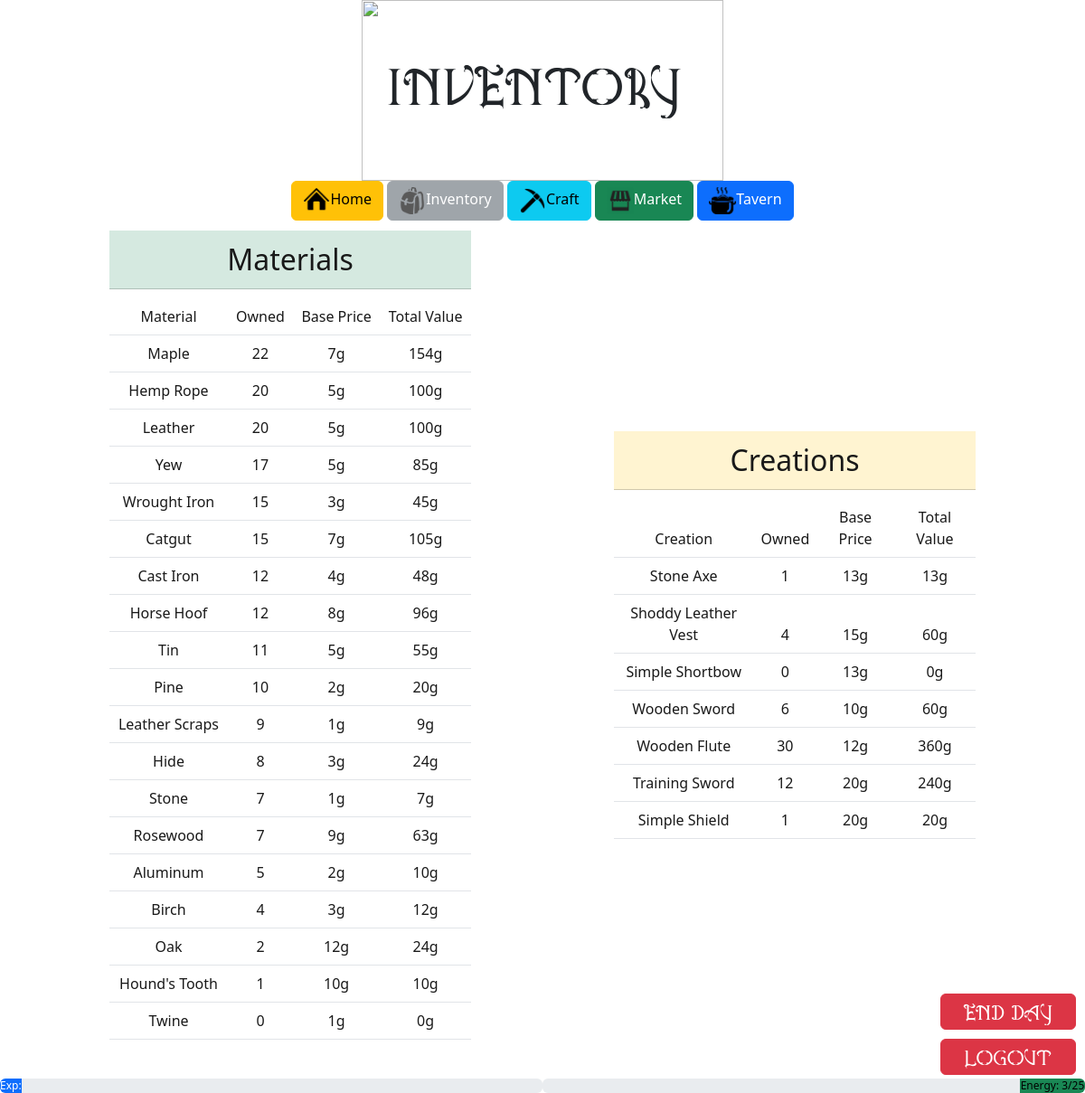
The page /inventory (signed in) on the database its author committed.
### tables this page shows
CREATE TABLE "materials_inventory" (
    mat_id INTEGER NOT NULL, amount INTEGER DEFAULT 0, player_id INTEGER NOT NULL DEFAULT 1,
    FOREIGN KEY(mat_id) REFERENCES materials(id),
    FOREIGN KEY(player_id) REFERENCES stats(player_id)
);

CREATE TABLE materials (
    id INTEGER PRIMARY KEY AUTOINCREMENT NOT NULL,
    name TEXT NOT NULL,
    base_price INTEGER NOT NULL
);

CREATE TABLE "creations_inventory" (
    creation_id INTEGER NOT NULL, 'amount' INTEGER NOT NULL DEFAULT 0,
    player_id INTEGER NOT NULL DEFAULT 1,
    FOREIGN KEY(creation_id) REFERENCES creations(id),
    FOREIGN KEY(player_id) REFERENCES stats(player_id)
);

CREATE TABLE creations (
    id INTEGER PRIMARY KEY AUTOINCREMENT NOT NULL,
    name TEXT NOT NULL,
    base_price INTEGER NOT NULL
);

CREATE TABLE "stats" ('player_id' INTEGER PRIMARY KEY AUTOINCREMENT NOT NULL DEFAULT 1 , 'gold' INTEGER NOT NULL DEFAULT 200 , 'level' INTEGER NOT NULL DEFAULT 1, 'exp' INTEGER NOT NULL DEFAULT 0, 'next_level' INTEGER DEFAULT 100,'energy' INTEGER NOT NULL DEFAULT 10,'max_energy' INTEGER NOT NULL DEFAULT 10, `day` INTEGER NOT NULL DEFAULT 1);

### app.py (the view)
@app.route("/inventory", methods=["GET", "POST"])
def inventory():
    stats = db.execute("SELECT * FROM stats WHERE player_id = ?", session["user_id"])[0]
    inventory = db.execute("""SELECT name, mi.amount, base_price
                           FROM materials m
                           JOIN materials_inventory mi
                           ON m.id = mi.mat_id
                           AND mi.player_id = ? ORDER BY mi.amount DESC""", session["user_id"])
    c_inventory = db.execute("""SELECT name, ci.amount, base_price
                             FROM creations c
                             JOIN creations_inventory ci
                             ON c.id = ci.creation_id
                             AND ci.player_id = ?""", session["user_id"])
    return render_template("inventory.html", inventory=inventory, stats=stats, c_inventory=c_inventory)

### templates/inventory.html (shortened to what this page needs)
{% extends "layout.html" %}
{% block body %}
<body id="village">
    <div class="container">
        <img src="/static/scroll.png" class="overhead">
        <div class="centered">Inventory!</div>
    </div>
    <div class="container" id="navbutton">
        <a href="{{ url_for('stats') }}" class="btn btn-warning">
            <img src="/static/home.png" style="width:30px">Home</a>
        <button class="btn btn-secondary" disabled>
            <img src="/static/inventory.png" style="width:30px">Inventory</button>
        <a href="{{ url_for('craft') }}" class="btn btn-info">
            <img src="/static/Pickaxe.png" style="width:30px">Craft</a>
        <a href="{{ url_for('market') }}" class="btn btn-success">
            <img src="/static/market.png" style="width:30px">Market</a>
        <a href="{{ url_for('tavern') }}" class="btn btn-primary">
            <img src="/static/tavern.png" style="width:30px">Tavern</a>
            <table class="container">
                <tr>
                    <td style="align: left">
                    <table class="table" id="materials" style="width: 400px; opacity: 0.9; margin: 10px auto; font-size: 32px">
                        <thead><tr class="table-success"><td>Materials</td></tr></thead>
                    </table>
                    <table class="table" id="materials" style="width: 400px; opacity: 0.9; margin: 10px auto">
                        <thead>
                            <tr>
                                <td>Material</td>
                                <td>Owned</td>
                                <td>Base Price</td>
                                <td>Total Value</td>
                            </tr>
                            {% for item in inventory %}
                            <tr>
                                <td>{{ item.name }}</td>
                                <td>{{ item.amount }}</td>
                                <td>{{ item.base_price }}g</td>
                                <td>{{ item.base_price * item.amount }}g</td>
                            </tr>
                            {% endfor %}
                        </thead>
                    </table>
                </td>
                <td style="align: right">
                    <table class="table" style="width: 400px; opacity: 0.9; margin: 10px auto; font-size: 32px">
                        <thead><tr class="table-warning"><td>Creations</td></tr></thead>
                        <table class="table" id="materials" style="width: 400px; opacity: 0.9; margin: 10px auto">
                            <thead>
                                <tr>
                                    <td>Creation</td>
                                    <td>Owned</td>
                                    <td>Base Price</td>
                                    <td>Total Value</td>
                                </tr>
                                {% for item in c_inventory %}
                                <tr>
                                    <td>{{ item.name }}</td>
                                    <td>{{ item.amount }}</td>
                                    <td>{{ item.base_price }}g</td>
                                    <td>{{ item.base_price * item.amount }}g</td>
                                </tr>
                                {% endfor %}
                            </thead>
                        </table>
                    </td>
                </tr>
            </table>
    </div>
</body>
{% endblock %}

### templates/layout.html (shortened to what this page needs)
<!DOCTYPE html>
<html lang="en">
    <head>
        <link href="/static/style.css" rel="stylesheet">
        <link href="https://cdn.jsdelivr.net/npm/bootstrap@5.3.3/dist/css/bootstrap.min.css" rel="stylesheet">
    </head>
        {% block body %}{% endblock %}
    <br>
    <a href="{{ url_for('end_day') }}">
        <div style="position: fixed; bottom: 70px; right: 10px; z-index: 1">
            <button class="btn btn-danger" type="submit" id="end_day">End Day</button>
        </div>
    </a>
    <br>
    <a href="{{ url_for('logout') }}">
        <div style="position: fixed; bottom: 20px; right: 10px; z-index: 1">
            <button class="btn btn-danger" type="submit" id="end_day">Logout</button>
        </div>
    </a>
    {% set exp_bar = (stats['exp'] / stats['next_level']) * 100 %}
    <div class="progress" id="experience_bar" role="progressbar" aria-label="Example with label" aria-valuemin="0" aria-valuemax="100">
        <div class="progress-bar" style="width: {{ exp_bar }}%">Exp:  {{ '%0.2f' % exp_bar|float }}%</div>
    </div>
    {% set energy_bar = (stats['energy'] / stats['max_energy'] * 100) %}
    <div class="progress justify-content-end" id="energy_bar" role="progressbar" aria-label="Example with label" aria-valuemin="0" aria-valuemax="100">
        <div class="progress-bar bg-success" style="width: {{ energy_bar }}%; color: black">Energy:  {{ stats['energy'] }}/{{ stats['max_energy'] }}</div>
    </div>
</html>

### static/style.css (style rules this page uses)
#village { background-image:url('/static/Village.png'); background-repeat: no-repeat; background-attachment: fixed; background-size: cover; background-position: center; }
#navbutton { position: relative; }
.centered { position: absolute; top: 30%; right: 0; left: 0; margin-left: auto; margin-right: auto; font-size: 50px; font-family: AQ; }
.container { position: relative; text-align: center; }
.overhead { width: 400px; height: 200px; position: center; }
#end_day { width: 150px; height: 40px; font-size: 20px; font-family: AQ; }
#energy_bar { position: fixed; bottom: 0; right: 0; text-align: center; width: 50%; z-index: 1; }
#experience_bar { position: fixed; bottom: 0; text-align: center; width: 50%; z-index: 1; }

### rows shown on the page
materials_inventory: name "Maple", amount "22", base_price "7", item.base_price*item.amount "154"
materials_inventory: name "Hemp Rope", amount "20", base_price "5", item.base_price*item.amount "100"
materials_inventory: name "Leather", amount "20", base_price "5", item.base_price*item.amount "100"
materials_inventory: name "Yew", amount "17", base_price "5", item.base_price*item.amount "85"
materials_inventory: name "Wrought Iron", amount "15", base_price "3", item.base_price*item.amount "45"
materials_inventory: name "Catgut", amount "15", base_price "7", item.base_price*item.amount "105"
materials_inventory: name "Cast Iron", amount "12", base_price "4", item.base_price*item.amount "48"
materials_inventory: name "Horse Hoof", amount "12", base_price "8", item.base_price*item.amount "96"
materials_inventory: name "Tin", amount "11", base_price "5", item.base_price*item.amount "55"
materials_inventory: name "Pine", amount "10", base_price "2", item.base_price*item.amount "20"
materials_inventory: name "Leather Scraps", amount "9", base_price "1", item.base_price*item.amount "9"
materials_inventory: name "Hide", amount "8", base_price "3", item.base_price*item.amount "24"
materials_inventory: name "Stone", amount "7", base_price "1", item.base_price*item.amount "7"
materials_inventory: name "Rosewood", amount "7", base_price "9", item.base_price*item.amount "63"
materials_inventory: name "Aluminum", amount "5", base_price "2", item.base_price*item.amount "10"
materials_inventory: name "Birch", amount "4", base_price "3", item.base_price*item.amount "12"
materials_inventory: name "Oak", amount "2", base_price "12", item.base_price*item.amount "24"
materials_inventory: name "Hound's Tooth", amount "1", base_price "10", item.base_price*item.amount "10"
materials_inventory: name "Twine", amount "0", base_price "1", item.base_price*item.amount "0"
creations_inventory: name "Stone Axe", amount "1", base_price "13", item.base_price*item.amount "13"
creations_inventory: name "Shoddy Leather Vest", amount "4", base_price "15", item.base_price*item.amount "60"
creations_inventory: name "Simple Shortbow", amount "0", base_price "13", item.base_price*item.amount "0"
creations_inventory: name "Wooden Sword", amount "6", base_price "10", item.base_price*item.amount "60"
creations_inventory: name "Wooden Flute", amount "30", base_price "12", item.base_price*item.amount "360"
creations_inventory: name "Training Sword", amount "12", base_price "20", item.base_price*item.amount "240"
creations_inventory: name "Simple Shield", amount "1", base_price "20", item.base_price*item.amount "20"
stats: energy "3", max_energy "25"
